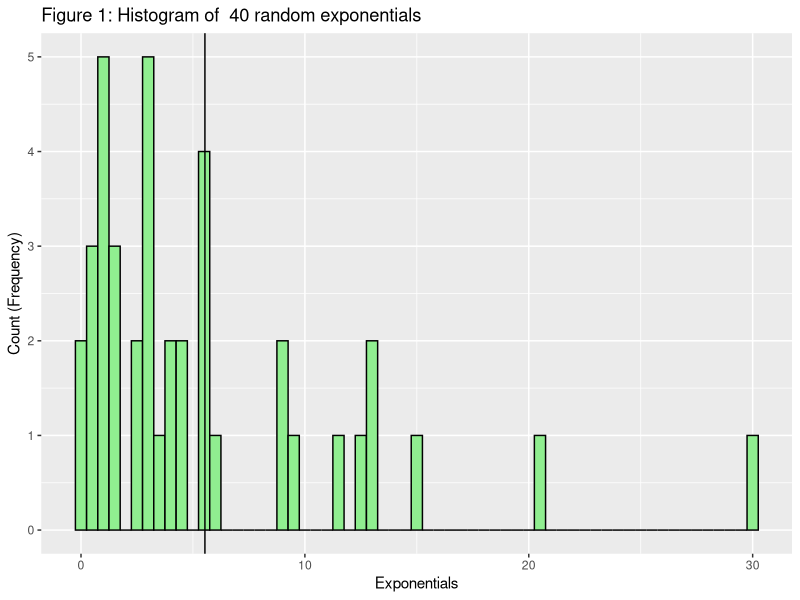
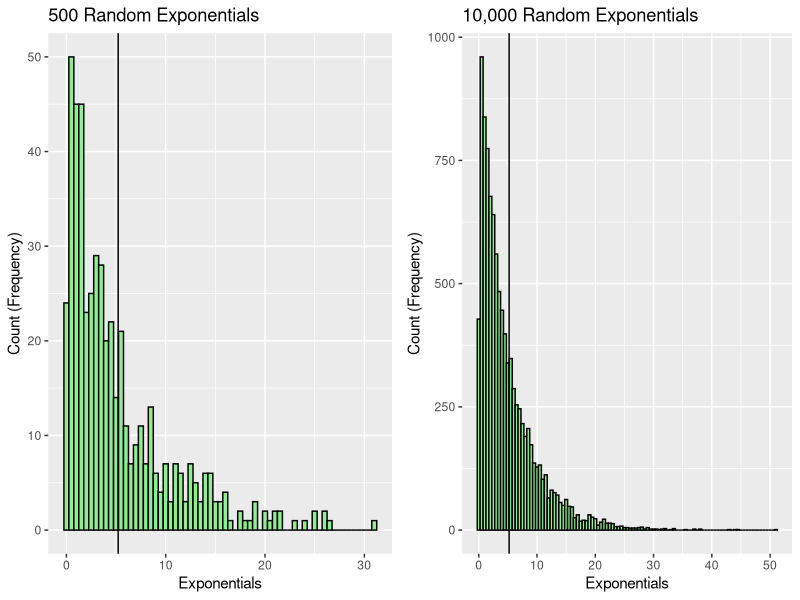
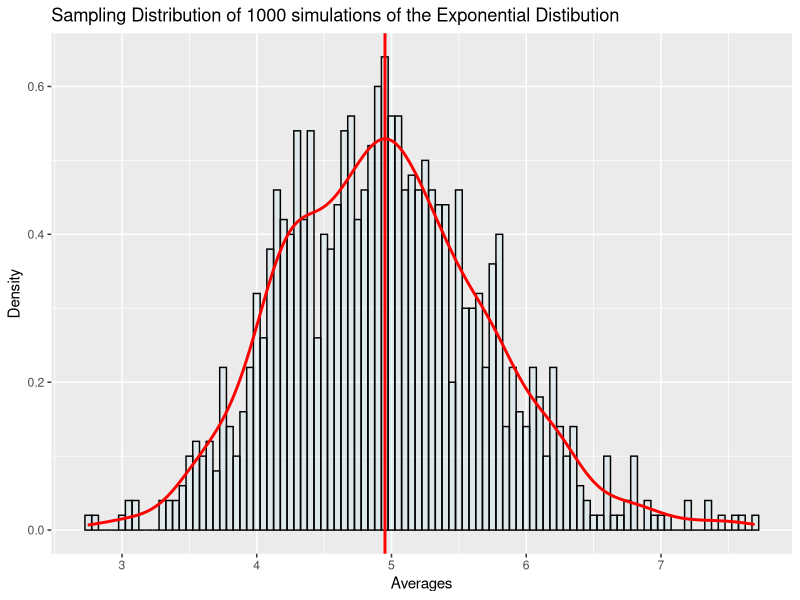
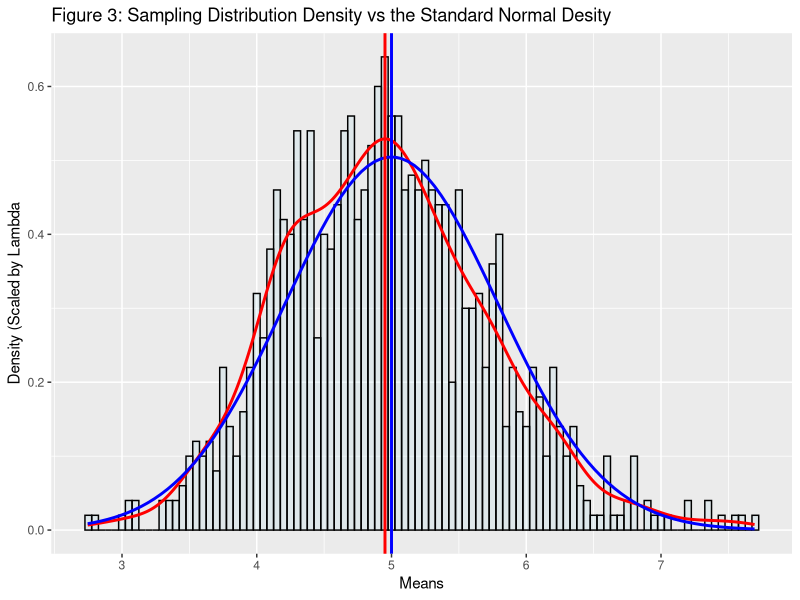

Here is the R script that generated these plots, in order:
## ---- chunk 1
library(ggplot2)        # LOAD LIBRARY
library(gridExtra)
set.seed(1823)    # SET REPRODUCIBLE SEED
## ---- chunk 2
getExpDist <- function(n, lambda) rexp(n,lambda)
getExpDistMean <- function(lambda) 1/lambda
getExpDistStdDev <- function(lambda) 1/lambda
lambda <- 0.2
n <- 40
nosim <- 1000
expDistMean <- getExpDistMean(lambda)
## ---- chunk 3
singleSampleDist <- getExpDist(n, lambda)
singleSampleDistMean <- mean(singleSampleDist)
## ---- chunk 4
qplot( singleSampleDist, geom = "histogram", binwidth = 0.5,
    fill = I("lightgreen"), colour = I("black"), ylab = "Count (Frequency)",
    main = "Figure 1: Histogram of  40 random exponentials", xlab = "Exponentials") +
  geom_vline(xintercept =  mean(singleSampleDist))
## ---- chunk 5
expDist500 <- getExpDist(500, lambda)
graph500 <- qplot( expDist500, geom = "histogram", binwidth = 0.5,
    fill = I("lightgreen"), colour = I("black"), ylab = "Count (Frequency)",
    main = "500 Random Exponentials", xlab = "Exponentials") + geom_vline(xintercept =  mean(expDist500))
expDist10000 <- getExpDist(10000, lambda)
graph10000 <- qplot( expDist10000, geom = "histogram", binwidth = 0.5,
    fill = I("lightgreen"), colour = I("black"), ylab = "Count (Frequency)", 
    main = "10,000 Random Exponentials", xlab = "Exponentials") + geom_vline(xintercept =  mean(expDist500))
## ---- chunk 6
grid.arrange( graph500, graph10000, ncol=2)
## ---- chunk 7
getSimulationExpDistMeansDataFrame <- function(n, lambda, nosim) {
  output = NULL
  for (i in 1 : nosim) output = c(output, mean(getExpDist(n=n,lambda=lambda)))
  data.frame(x_axis = output)
}
simulationExpDistMeansDF <- getSimulationExpDistMeansDataFrame(n,lambda,nosim)
simulationExpDistMean <- mean(simulationExpDistMeansDF$x_axis)
## ---- chunk 8
scaleStepBreaks <- function(mean_mu,distance) ((mean_mu-distance):(mean_mu+distance))
ggplot(
  data = simulationExpDistMeansDF) +    # SET DATE
  aes(x = x_axis) +                     # SET X
  geom_histogram(                       # PLOT HISTOGRAM
    binwidth=0.05, alpha=0.2, aes(y=..density..), colour="black", fill="light blue") + 
  labs(                              # ADD LABELS
       title="Sampling Distribution of 1000 simulations of the Exponential Distibution",
       x="Averages", y="Density") +
  scale_x_continuous(                   # FIX X_AXIS SCALE
    breaks=scaleStepBreaks(expDistMean,4)) +
  geom_density(                         # SAMPLE MEANS DENSITY CURVE (RED)
    colour="red", size= 1) +
  geom_vline(                           # SAMPLE MEAN LINE (RED)
    xintercept = simulationExpDistMean, size=1, colour="red", show.legend = TRUE) 
## ---- chunk 9
round(var(simulationExpDistMeansDF$x_axis),2)
## ---- chunk 10
ggplot(
  data = simulationExpDistMeansDF) +    # SET DATA 
  aes(x = x_axis) +                     # SET X AXIS
  geom_histogram(                       # PLOT HISTOGRAM
    binwidth=0.05, alpha=lambda, aes(y=..density..), colour="black", fill="light blue") +                
  labs(                                 # ADD LABELS
       title="Figure 3: Sampling Distribution Density vs the Standard Normal Desity ",
       x="Means", y="Density (Scaled by Lambda") +
  scale_x_continuous(                   # SET X-AXIS SCALE
    breaks=scaleStepBreaks(expDistMean,4)) +
  geom_density(                         # SAMPLE MEANS DENSITY CURVE (RED)
    colour="red", size= 1) +
  stat_function(                        # SET DISTRIBUTED NORMAL DENSITY CURVE (BLUE)
    fun = dnorm,  size = 1, colour = "blue",
    args = list(mean = expDistMean, sd = getExpDistStdDev(lambda = lambda) / sqrt(n))) +
  geom_vline(                           #  SAMPLE MEAN LINE (RED)
    xintercept = simulationExpDistMean, size=1, colour="red", show.legend = TRUE) + 
  geom_vline(                           #THEORETICAL MEAN LINE (BLUE)
    xintercept = expDistMean, size=1, colour="blue", show.legend = TRUE) +
  scale_colour_manual("", 
    breaks = c("red", "blue"),values = c( "red"="red", "red"="blue")) 
## ---- chunk 11
samp <- simulationExpDistMeansDF$x_axis
samp_mu <- mean(samp)
samp_sd <- sd(samp)

# Calculate Standard Deviation Endpoints; Interval based on distance from the mean
getStdDevSampleInterval <- function(g, mu, stddev) c(samp_mu - samp_sd * g, samp_mu + samp_sd * g)

# For a list of results, calculate the precentage of results that lie within the stand
calculateSamplePercentageWithinStdDevInterval <- function(g, list, mu, stddev) {
  sdGroup <- getStdDevSampleInterval(g, mum, stddev)
  validSdGroup <- NULL
  for ( i in 1:length(list) ) 
    if (list[i] >= sdGroup[1] & list[i] <= sdGroup[2]) validSdGroup <- c(validSdGroup, list[[i]])
  length(validSdGroup)/length(samp)
}
